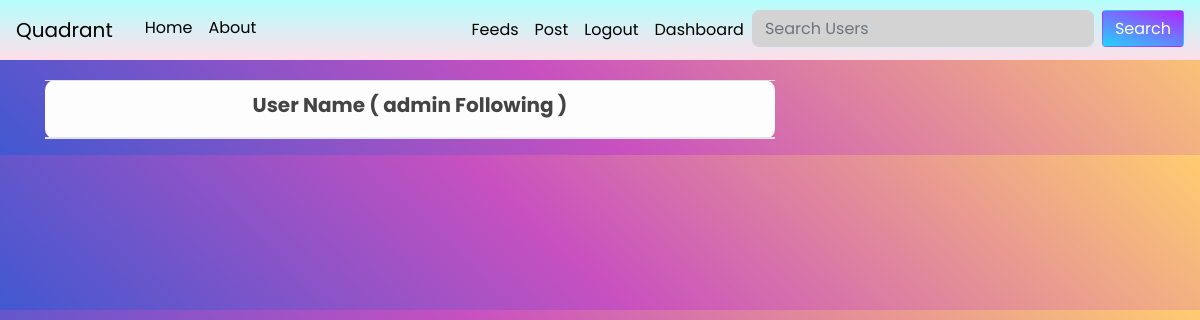
The app's page /account/following (signed in), older data.
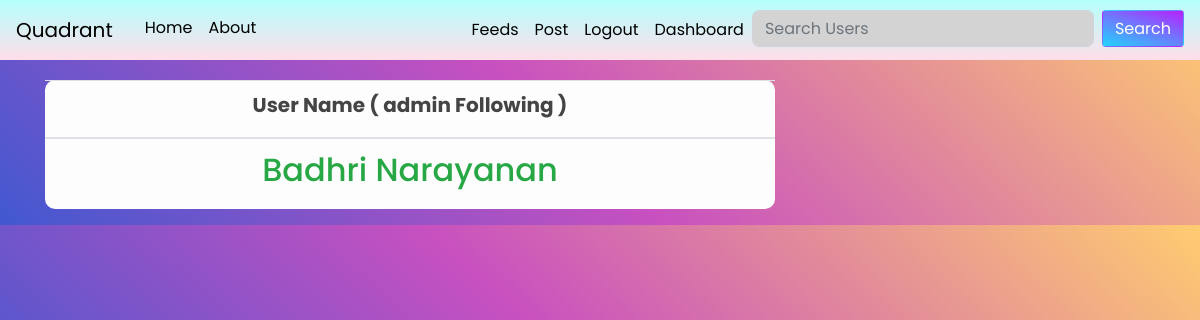
The same page, newer data.
### flaskblog/models.py (models this page shows)
class Follow(db.Model):
    id = db.Column(db.Integer, primary_key=True)
    UserName = db.Column(db.String(20))
    FollowedBy=db.Column(db.String(20))

### flaskblog/routes.py (the view)
@app.route("/account/following")
def following():
    following=Follow.query.filter_by(FollowedBy=current_user.username).all()
    followers_list=[each.UserName for each in following]
    print(current_user)
    return render_template('following.html', title='Following',followers_list=followers_list)

### flaskblog/forms.py
class SearchForm(FlaskForm):
    searched = StringField('Searched',
                        validators=[DataRequired()])
    submit = SubmitField('Searched')

### flaskblog/models.py (called while the page is built)
@login_manager.user_loader
def load_user(user_id):
    return User.query.get(int(user_id))

    def __repr__(self):
        return f"User('{self.username}', '{self.email}', '{self.image_file}')"

### flaskblog/routes.py (called while the page is built)
@app.context_processor
def layout():
    form=SearchForm()
    return dict(form=form)

### flaskblog/templates/following.html
{% extends "layout.html" %}
{% block content %}
<table class="table table-hover table-light"  style="border-radius: 10px;">
  <thead>
    <tr>
     <th scope="col" style="text-align: center;"><h5><b> User Name (  {{ current_user.username }}   Following )</b></h5></th>
    </tr>
  </thead>
  <tbody>
    {% for follower in followers_list%}
    <tr>
      <td colspan="1">
        <a  href="/user/{{follower}}" > <h2 class="text-success" style="text-align: center;">
        {{follower}}
      </h2> </a></td>
    </tr>
    {% endfor %}
  </tbody>
</table>
{% endblock content %}

Row changes from the older to the newer data that the page shows:
added Follow: UserName "Badhri Narayanan"
